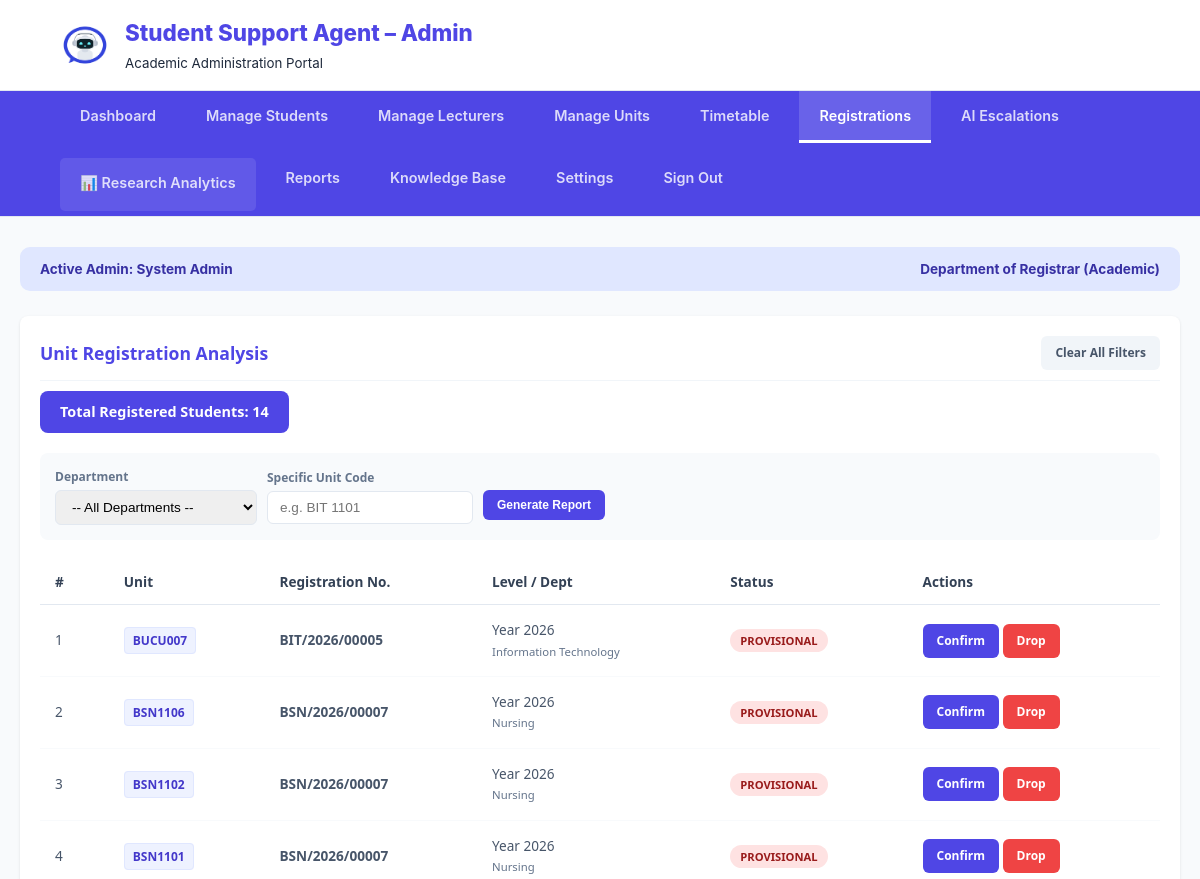
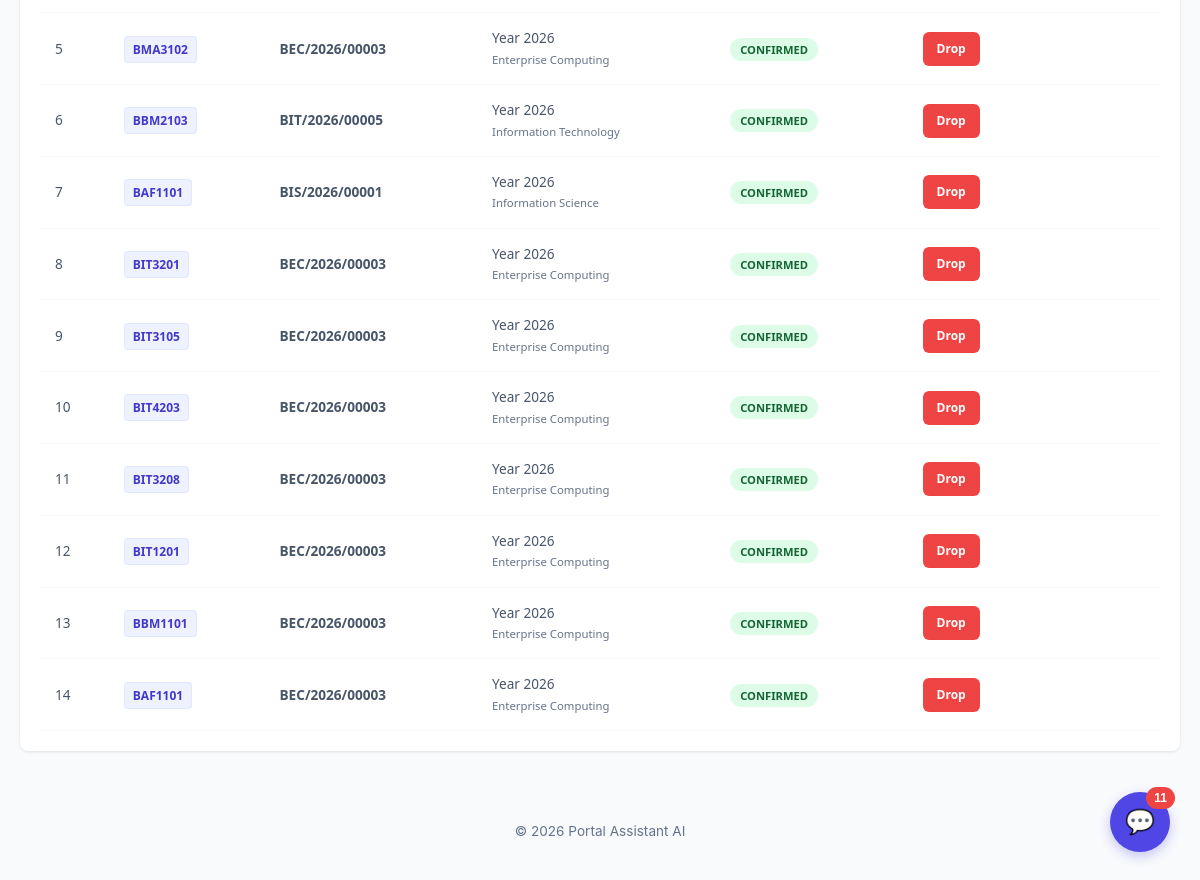
The app's page /Admin/Admin-index.php?section=registrations (signed in), older data (2 pictures, top to bottom).
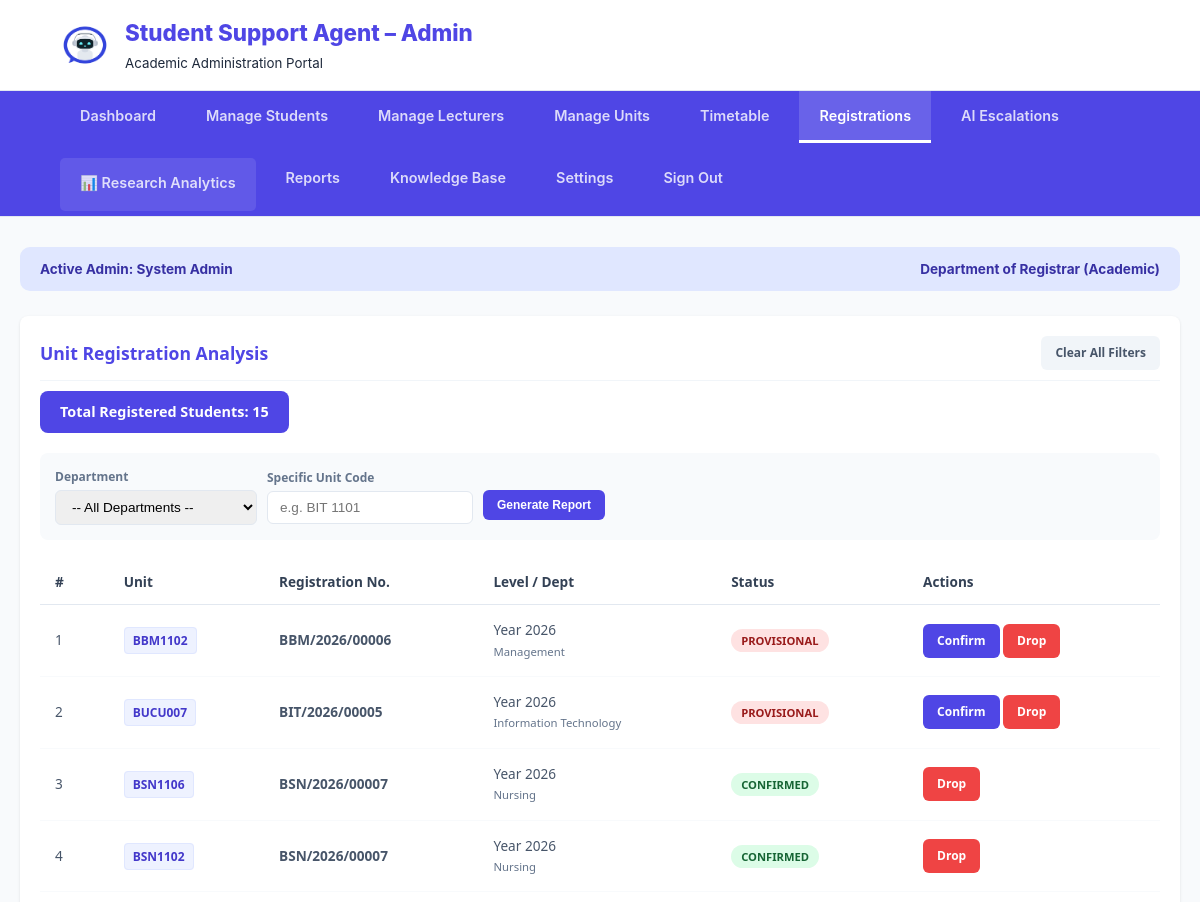
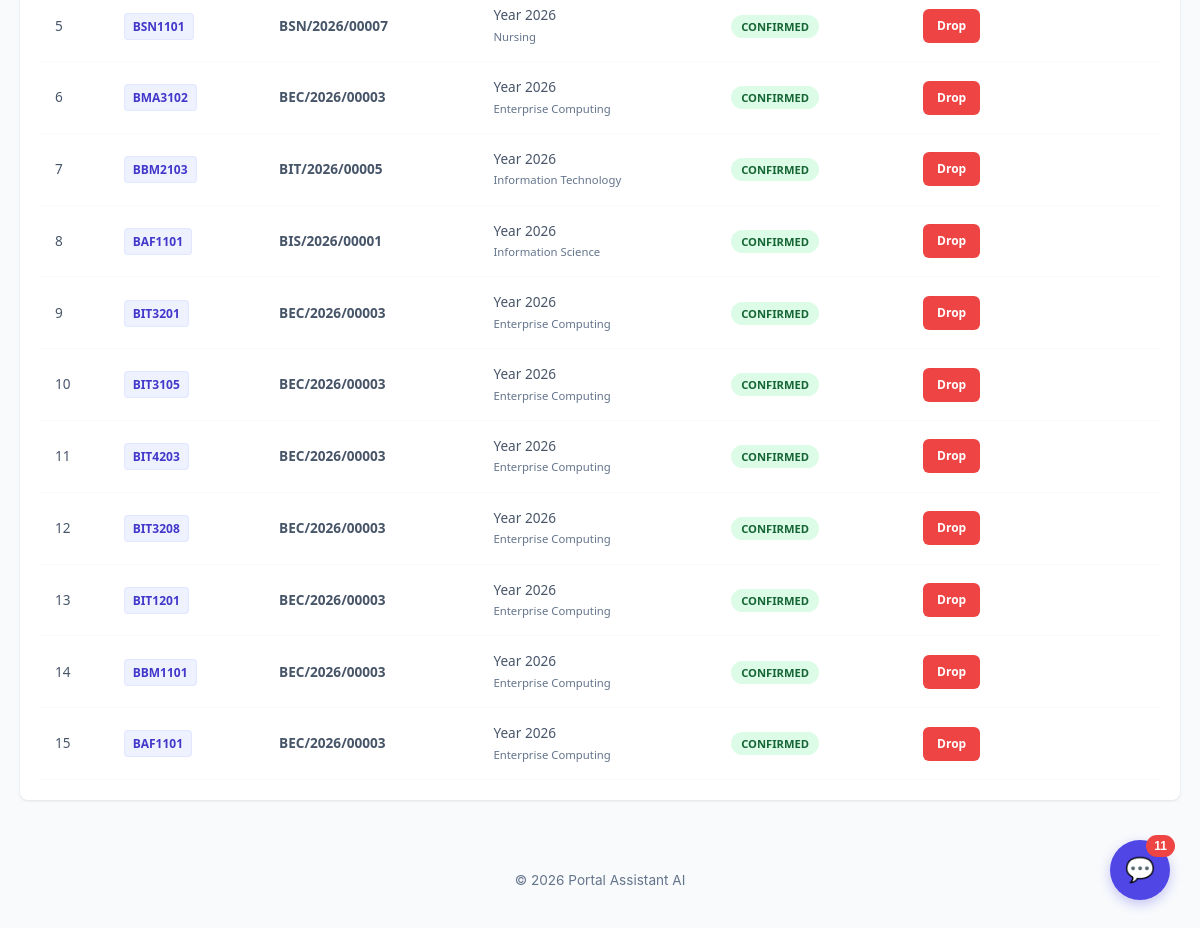
The same page, newer data (2 pictures, top to bottom).
### tables this page shows
CREATE TABLE `registered_courses` (
  `id` int(11) NOT NULL,
  `student_reg_no` varchar(30) NOT NULL,
  `unit_code` varchar(20) NOT NULL,
  `department` varchar(100) DEFAULT NULL,
  `exam_type` varchar(30) NOT NULL,
  `class_group` varchar(20) NOT NULL,
  `semester` varchar(20) NOT NULL,
  `academic_year` varchar(10) NOT NULL,
  `status` enum('Provisional','Confirmed') DEFAULT 'Provisional',
  `registered_at` timestamp NOT NULL DEFAULT current_timestamp()
);

### Admin/view_registrations.php (the view, shortened to what this page needs)
<?php
$where_clause = "WHERE 1=1";
$selected_dept = isset($_POST['dept_filter']) ? mysqli_real_escape_string($conn, $_POST['dept_filter']) : "";
$selected_unit = isset($_POST['unit_filter']) ? mysqli_real_escape_string($conn, $_POST['unit_filter']) : "";
$query = "SELECT * FROM registered_courses $where_clause ORDER BY registered_at DESC";
$result = mysqli_query($conn, $query);
$total_students = mysqli_num_rows($result);
?>
<div class="master-plan-container">
    <div class="plan-header">
        <h2>Unit Registration Analysis</h2>
        <a href="Admin-index.php?section=registrations" class="btn-action" style="background: #f1f5f9; color: #475569;">Clear All Filters</a>
    </div>
    <div class="summary-counter">
        <?php
            if(!empty($selected_dept) || !empty($selected_unit)){
                echo "Found " . $total_students . " student(s) matching your filters.";
            } else {
                echo "Total Registered Students: " . $total_students;
            }
        ?>
    </div>
    <form method="POST" class="filter-bar">
        <div style="display:flex; flex-direction:column; gap:4px;">
            <label style="font-size: 0.75rem; font-weight:700; color:#64748b;">Department</label>
            <select name="dept_filter" class="filter-input">
                <option value="">-- All Departments --</option>
            </select>
        </div>
        <div style="display:flex; flex-direction:column; gap:4px;">
            <label style="font-size: 0.75rem; font-weight:700; color:#64748b;">Specific Unit Code</label>
            <input type="text" name="unit_filter" placeholder="e.g. BIT 1101" class="filter-input" value="<?php echo htmlspecialchars($selected_unit); ?>">
        </div>
        <button type="submit" name="filter_reg" class="btn-action btn-confirm" style="margin-top: 18px;">Generate Report</button>
    </form>
    <table class="workload-table">
        <thead>
            <tr>
                <th>#</th>
                <th>Unit</th>
                <th>Registration No.</th>
                <th>Level / Dept</th>
                <th>Status</th>
                <th>Actions</th>
            </tr>
        </thead>
        <tbody>
            <?php if($total_students > 0): $count = 1; ?>
                <?php while($row = mysqli_fetch_assoc($result)): ?>
                <tr>
                    <td><?php echo $count++; ?></td>
                    <td><span class="unit-badge"><?php echo htmlspecialchars($row['unit_code']); ?></span></td>
                    <td style="font-weight: 600;"><?php echo htmlspecialchars($row['student_reg_no']); ?></td>
                    <td>
                        <span style="display:block; font-weight: 500;">Year <?php echo $row['academic_year']; ?></span>
                        <small style="color:#64748b;"><?php echo htmlspecialchars($row['department']); ?></small>
                    </td>
                    <td><span class="status-tag <?php echo strtolower($row['status']); ?>"><?php echo $row['status']; ?></span></td>
                    <td>
                        <?php if($row['status'] == 'Provisional'): ?>
                            <a href="Admin-index.php?section=registrations&action=confirm&reg_id=<?php echo $row['id']; ?>" class="btn-action btn-confirm">Confirm</a>
                        <?php endif; ?>
                        <a href="Admin-index.php?section=registrations&action=drop&reg_id=<?php echo $row['id']; ?>" class="btn-action btn-drop" onclick="return confirm('Drop student?')">Drop</a>
                    </td>
                </tr>
                <?php endwhile; ?>
            <?php else: ?>
                <tr><td colspan="6" style="text-align:center; padding: 40px; color: #94a3b8;">No students found for this department/unit combination.</td></tr>
            <?php endif; ?>
        </tbody>
    </table>
</div>

Row changes from the older to the newer data that the page shows:
added registered_courses: unit_code "BBM1102", student_reg_no "BBM/2026/00006", academic_year "2026", department "Management", status "PROVISIONAL"
changed registered_courses "BSN1106": status "PROVISIONAL" → "CONFIRMED"; no longer shows "Confirm"
changed registered_courses "BSN1102": status "PROVISIONAL" → "CONFIRMED"; no longer shows "Confirm"
changed registered_courses "BSN1101": status "PROVISIONAL" → "CONFIRMED"; no longer shows "Confirm"
Text that changed along with them:
$total_students: "14" → "15"
